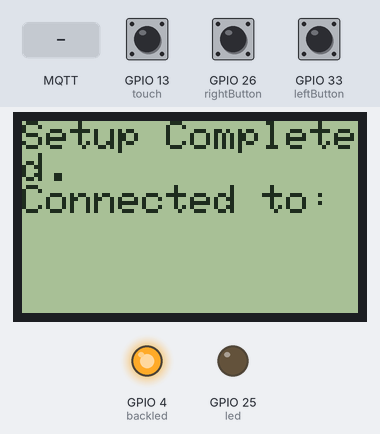
This program was run on a simulated ESP32. Shown: 84×48 one-colour display, output pins drawn as LEDs (lit = HIGH). Dashed ring = blinking. The test bench sets the inputs (shaded band); at power-on: GPIO 26 (rightButton) HIGH, GPIO 33 (leftButton) LOW, GPIO 13 (touch) HIGH. WiFi joins after 1.5 s; servers stay silent unless stated; no MQTT or app messages arrive unless stated; what the program prints to the serial monitor is not drawn.

Above: at 2.7 s.
2.8 s: MQTT message "ALERT" arrives on the first subscribed topic
At 3.4 s:
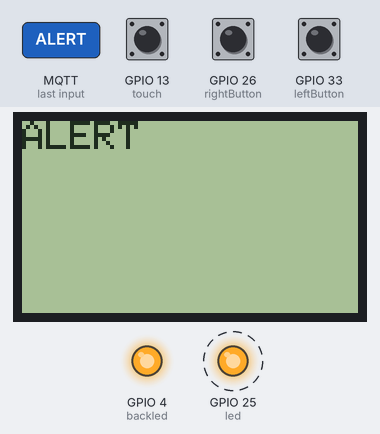
5.5 s: MQTT message "1" arrives on the first subscribed topic
At 6.32 s:
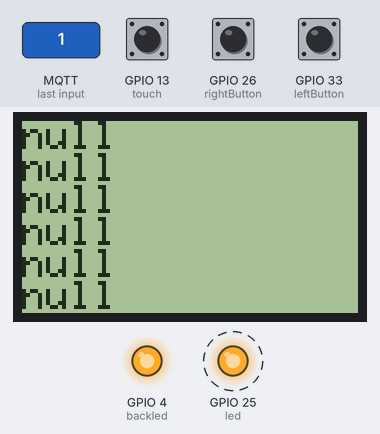
8.0 s: MQTT message "on" arrives on the first subscribed topic
At 8.4 s:
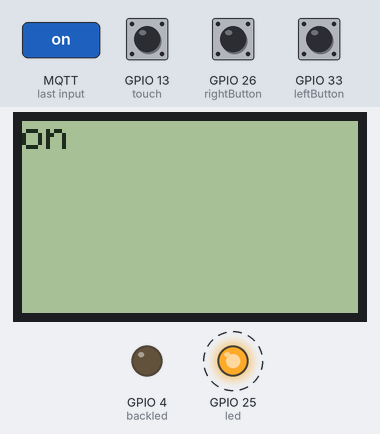
11.0 s: MQTT message "off" arrives on the first subscribed topic
At 11.4 s:
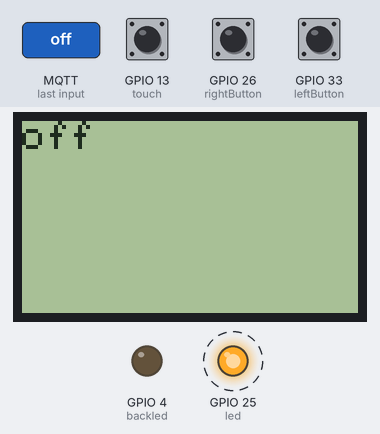
13.5 s: GPIO 26 (rightButton) pulled LOW for 0.15 s
At 14.8 s:
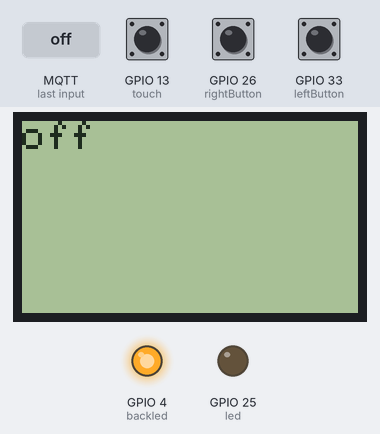
16.6 s: GPIO 33 (leftButton) pulled HIGH for 0.15 s
At 22.7 s:
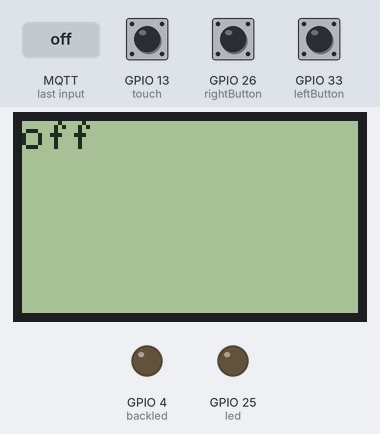
Timing chart, 0 to 23.2 s (numbered marks = the images above; inputs shaded):
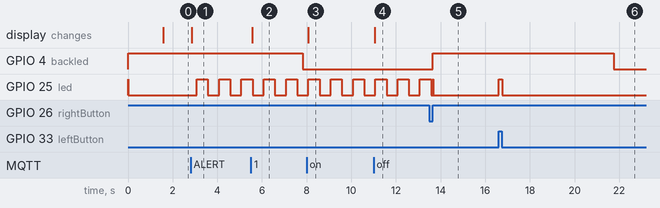

Measured:
- after the input at 2.8 s, GPIO 4 (backled): stays HIGH (without the input it goes to LOW after 2.2 s); GPIO 25 (led): alternates HIGH for 0.50 s and LOW for 0.50 s, starting after 0.28 s; the display: changes after 0.05 s (image 1)
- after the input at 5.5 s, the display: changes after 0.06 s (image 2)
- after the input at 8.0 s, the display: changes after 0.08 s (image 3)
- after the input at 11.0 s, the display: changes after 0.05 s (image 4)
- after the input at 13.5 s, GPIO 4 (backled): LOW → HIGH after 0.16 s
- after the input at 16.6 s, GPIO 4 (backled): HIGH → LOW after 5.1 s instead of 2.1 s; GPIO 25 (led): LOW → HIGH at once, → LOW 0.15 s later

The program:

main.cpp
```cpp
#if defined(ESP8266)
#include <ESP8266WiFi.h>          //https://github.com/esp8266/Arduino
#else
#include <WiFi.h>
#endif

#include <ESPAsyncWebServer.h>     //Local WebServer used to serve the configuration portal
#include <ESPAsyncWiFiManager.h>          //https://github.com/tzapu/WiFiManager WiFi Configuration Magic
extern "C" {
  #include "freertos/FreeRTOS.h"
  #include "freertos/timers.h"
}

#include <AsyncMqttClient.h>

#include <Ticker.h>
#include <Nokia_LCD.h>
#include <ArduinoJSON.h>
#define MQTT_HOST "192.168.1.52"
#define MQTT_PORT 1883
//MQTT Cred
#define MQTT_UNAME ""
#define MQTT_PASS ""

#define leftButton 33
#define rightButton 26
#define led 25
#define backled 4
#define touch 13

#define MQTTATT "tableClock-att"
#define MQTTIN "tableClock-input"
#define MQTTOUT "tableClock-output"


Ticker tickerTouch;
Ticker bkledTicker;
Ticker ledTicker;
Ticker tickerLeftButtonPressed;
Ticker tickerRightButtonPressed;
Ticker tickerNoButtonPressed;
Ticker tickerNotification;
Ticker tickerAttendence;

TimerHandle_t mqttReconnectTimer;

byte lastPressed = 0;
bool ledStatus = HIGH;
bool notification = false;
bool touched_button = false;
bool touched_button_confirm = false;
byte totalOptions = 5;
byte menu = 0;

AsyncWebServer server(80);
DNSServer dns;
AsyncMqttClient mqtt;

Nokia_LCD lcd(5 /* CLK */, 18 /* DIN */, 19 /* DC */, 21 /* CE */, 22 /* RST */);

void leftButtonPressed();
void NobuttonPressed();
void rightButtonPressed();
void printOnLCD(String option);
void turnOffBackled();
void inSetupMode(AsyncWiFiManager *myWiFiManager);
void savedAndConnected();
void backledAlert();
void MQTT_connect(bool sessionPresent);
void toggleLEDon();
void toggleLEDoff();
void connectToMqtt();
void onMqttPublish(uint16_t packetId);
void onMqttMessage(char* topic, String payload, AsyncMqttClientMessageProperties properties, size_t len, size_t index, size_t total);
void onMqttUnsubscribe(uint16_t packetId);
void onMqttSubscribe(uint16_t packetId, uint8_t qos);
void onMqttDisconnect(AsyncMqttClientDisconnectReason reason);
void checkNotification();
void attendence();

void leftButtonPressed()
{
  if(lastPressed != leftButton)
     if(digitalRead(leftButton))
     {
        lastPressed = leftButton;
        backledAlert();
        toggleLEDon();
        mqtt.publish(MQTTOUT, 1, true, "left");
        notification = false;
     }
}

void NobuttonPressed()
{
  if(!digitalRead(leftButton))
    if(!digitalRead(rightButton))
    {
      lastPressed = 0;
    }
}

int touchValue;
int touchCount = 0;
void touched()
{
  if(!touched_button_confirm)
  {
    if(touchCount == 0)
    {
      touchValue = touchRead(touch);
    }
    else
    {
        touchValue = (touchValue+touchRead(touch))/2;
    }
    if(touchCount == 10)
    {
      touchCount = 0;
      //lcd.print(touchValue);
      touched_button_confirm = true;
    }
    else
    {
      touchCount++;
    }

  }
  if(touched_button_confirm)
  {

    if(touchValue<=35)
    {
      //lcd.print(touchValue);
      if(!touched_button)
      {
        touched_button = true;
        mqtt.publish(MQTTOUT, 1, true, "touch");
        backledAlert();
      }
    }
    else
    {
      touched_button = false;
    }
    touched_button_confirm = false;
  }
}

void rightButtonPressed()
{
  if(lastPressed != rightButton)
   if(digitalRead(rightButton))
   {
      lastPressed = rightButton;
      backledAlert();
      toggleLEDon();
      mqtt.publish(MQTTOUT, 1, true, "right");
      notification = false;
   }
}

void printOnLCD(String str)
{
  lcd.clear();
  DynamicJsonDocument doc(1024);
  DeserializationError error = deserializeJson(doc, str);
  if(error)
  {
    lcd.print(str.c_str());
  }
  else
  {
    String data = "";
    JsonObject obj = doc.as<JsonObject>();
    int line = obj[String("L")];
    for(int i=0; i<=10; i++)
    {
      String l = obj[String(i)];
      data = data + l;
      data = data + "\n";
    }
    lcd.print(data.c_str());
  }
}


void turnOffBackled()
{
  digitalWrite(backled, LOW);
}
void savedAndConnected()
{
  //staring the startup sequence.
   printOnLCD("Setup Completed.\nConnected to:\n"+WiFi.SSID());
   connectToMqtt();
}
void MQTT_connect(bool sessionPresent) {
  Serial.println("MQTT Connected");
  uint16_t packetIdSub = mqtt.subscribe(MQTTIN, 2);
  tickerNotification.attach_ms(500, checkNotification);
  tickerAttendence.attach(5,attendence);
}
void connectToMqtt() {
  if(WiFi.status() == WL_DISCONNECTED)
  {
    ESP.restart();
  }
  else
  {
    Serial.println("Connecting to MQTT...");
    mqtt.connect();
  }
}

void backledAlert()
{
  digitalWrite(backled, HIGH);
  bkledTicker.once(5, turnOffBackled);
}

void toggleLEDon()
{
  digitalWrite(led, HIGH);
  ledTicker.once(0.01,toggleLEDoff);
}
void toggleLEDoff()
{
  digitalWrite(led, LOW);
}

void onMqttDisconnect(AsyncMqttClientDisconnectReason reason) {
  if (WiFi.isConnected()) {
    xTimerStart(mqttReconnectTimer, 0);
  }
}

void onMqttSubscribe(uint16_t packetId, uint8_t qos) {
}

void onMqttUnsubscribe(uint16_t packetId) {
}

void onMqttMessage(char* topic, String payload, AsyncMqttClientMessageProperties properties, size_t len, size_t index, size_t total) {
  String msg = "";
  for(int i=0; i<len; i++)
    msg += payload[i];
  if(strcmp(msg.c_str(),"ALERT")==0)
  {
    backledAlert();
    notification = true;
  }
  if(strcmp(msg.c_str(),"NOALERT")==0)
  {
    notification = false;
  }
  else
    printOnLCD(msg);
}

void onMqttPublish(uint16_t packetId) {
  //Serial.println("MQTT Publish");
}

void inSetupMode(AsyncWiFiManager *myWiFiManager)
{
  printOnLCD("In Setup Mode.\n\nWiFi AP:\nTable Clock");
}

void checkNotification()
{
  if(notification)
  {
    digitalWrite(led, !digitalRead(led));
  }
  else
  {
    digitalWrite(led, LOW);
  }
}

void attendence()
{
  mqtt.publish(MQTTATT, 1, true, "attendence");
}

void setup() {
// init serial for debug:
   Serial.begin(115200);
   Serial.println("Starting...");
// init pins
   pinMode(led, OUTPUT);
   pinMode(leftButton, INPUT);
   pinMode(rightButton, INPUT);
   pinMode(backled, OUTPUT);
   tickerTouch.attach_ms(10, touched);
   tickerLeftButtonPressed.attach_ms(10, leftButtonPressed);
   tickerRightButtonPressed.attach_ms(10, rightButtonPressed);
   tickerNoButtonPressed.attach_ms(5, NobuttonPressed);
//init LCD display
   lcd.begin();
 // Set the contrast
   lcd.setContrast(50);  // Good values are usualy between 40 and 60
 // Clear the screen
   lcd.clear();
//check button pressed
   mqttReconnectTimer = xTimerCreate("mqttTimer", pdMS_TO_TICKS(2000), pdFALSE, (void*)0, reinterpret_cast<TimerCallbackFunction_t>(connectToMqtt));
   mqtt.onConnect(MQTT_connect);
   mqtt.onDisconnect(onMqttDisconnect);
   mqtt.onSubscribe(onMqttSubscribe);
   mqtt.onUnsubscribe(onMqttUnsubscribe);
   mqtt.onMessage(onMqttMessage);
   mqtt.onPublish(onMqttPublish);
   //mqtt.setCredentials(MQTT_UNAME, MQTT_PASS);
   mqtt.setServer(MQTT_HOST, MQTT_PORT);


//init wifi manager
   printOnLCD("Trying WiFi...");
   AsyncWiFiManager wifiManager(&server,&dns);
   wifiManager.setTryConnectDuringConfigPortal(false);
   wifiManager.setAPCallback(inSetupMode);
   if(digitalRead(leftButton))
   {
     if(!wifiManager.startConfigPortal("Table Clock"))
     {
      ESP.restart();
     }
   }
   else
   {
    WiFi.begin();
    while (WiFi.status() != WL_CONNECTED) {
          delay(500);
          Serial.print(".");
      }
   }
   savedAndConnected();
}

void loop() {
}
```
